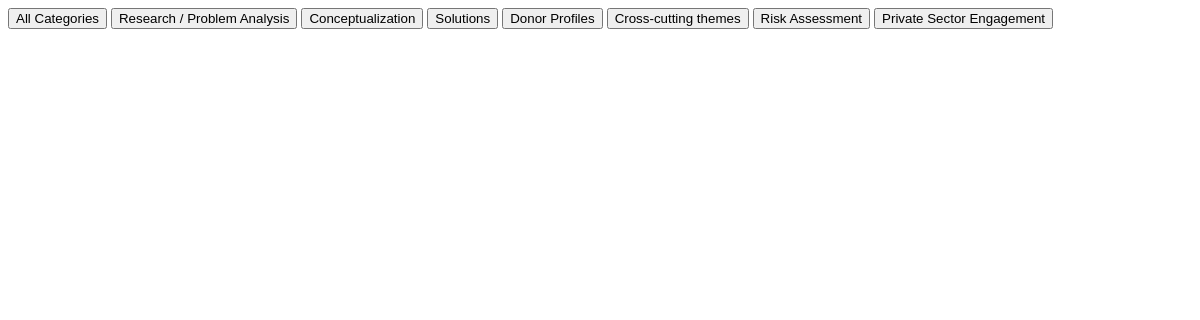
Page /htmx/categories on the earlier database version.
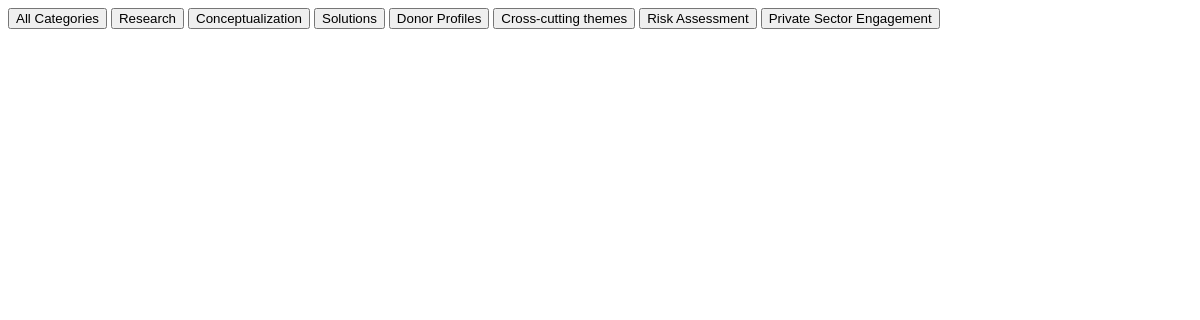
Same page on the later database version.
### app/models.py (models this page shows)
class Category(SQLModel, table=True):
    id: Optional[int] = Field(default=None, primary_key=True)
    name: str = Field(index=True, unique=True)
    slug: str = Field(index=True, unique=True)
    description: Optional[str] = None
    parent_id: Optional[int] = Field(default=None, foreign_key="category.id")
    created_at: datetime = Field(default_factory=datetime.utcnow)
    updated_at: datetime = Field(default_factory=datetime.utcnow)

### app/routers/htmx.py (the view)
@router.get("/categories", response_class=HTMLResponse)
async def categories_partial(request: Request, session: SessionDep):
    categories = session.exec(select(Category).where(col(Category.parent_id).is_(None))).all()
    return templates.TemplateResponse(
        "partials/categories.html",
        {"request": request, "categories": categories}
    )

### app/templates/partials/categories.html
<div class="space-y-2">
    <button onclick="selectCategory('')" class="block w-full text-left px-3 py-2 rounded-md hover:bg-gray-100 text-sm">
        All Categories
    </button>
    {% for category in categories %}
    <button onclick="selectCategory({{ category.id }})" class="block w-full text-left px-3 py-2 rounded-md hover:bg-gray-100 text-sm">
        {{ category.name }}
    </button>
    {% endfor %}
</div>

Differences in the rows shown:
changed Category: name "Research / Problem Analysis" → "Research"
